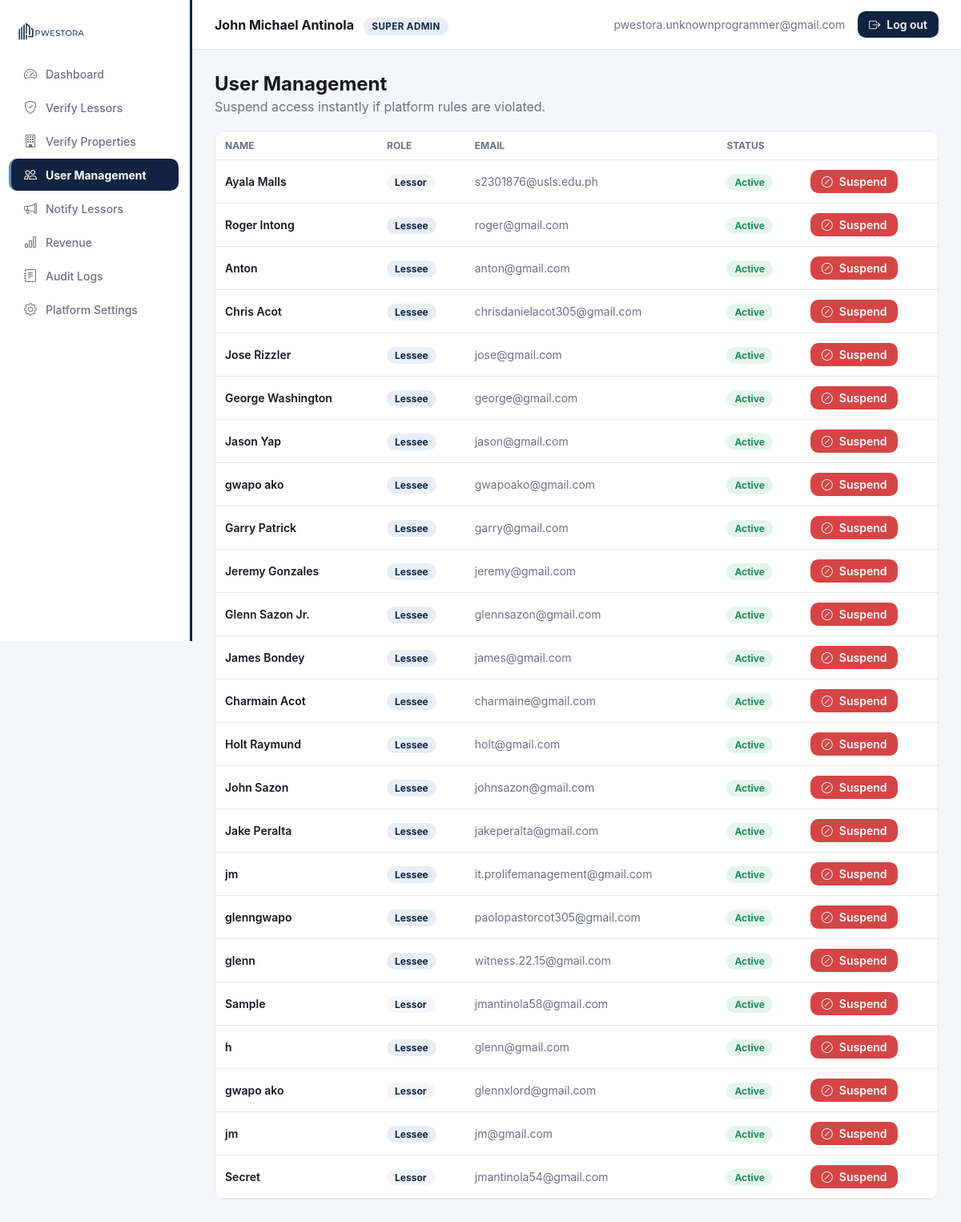
The app's page /dashboard.php?page=users (signed in), older data.
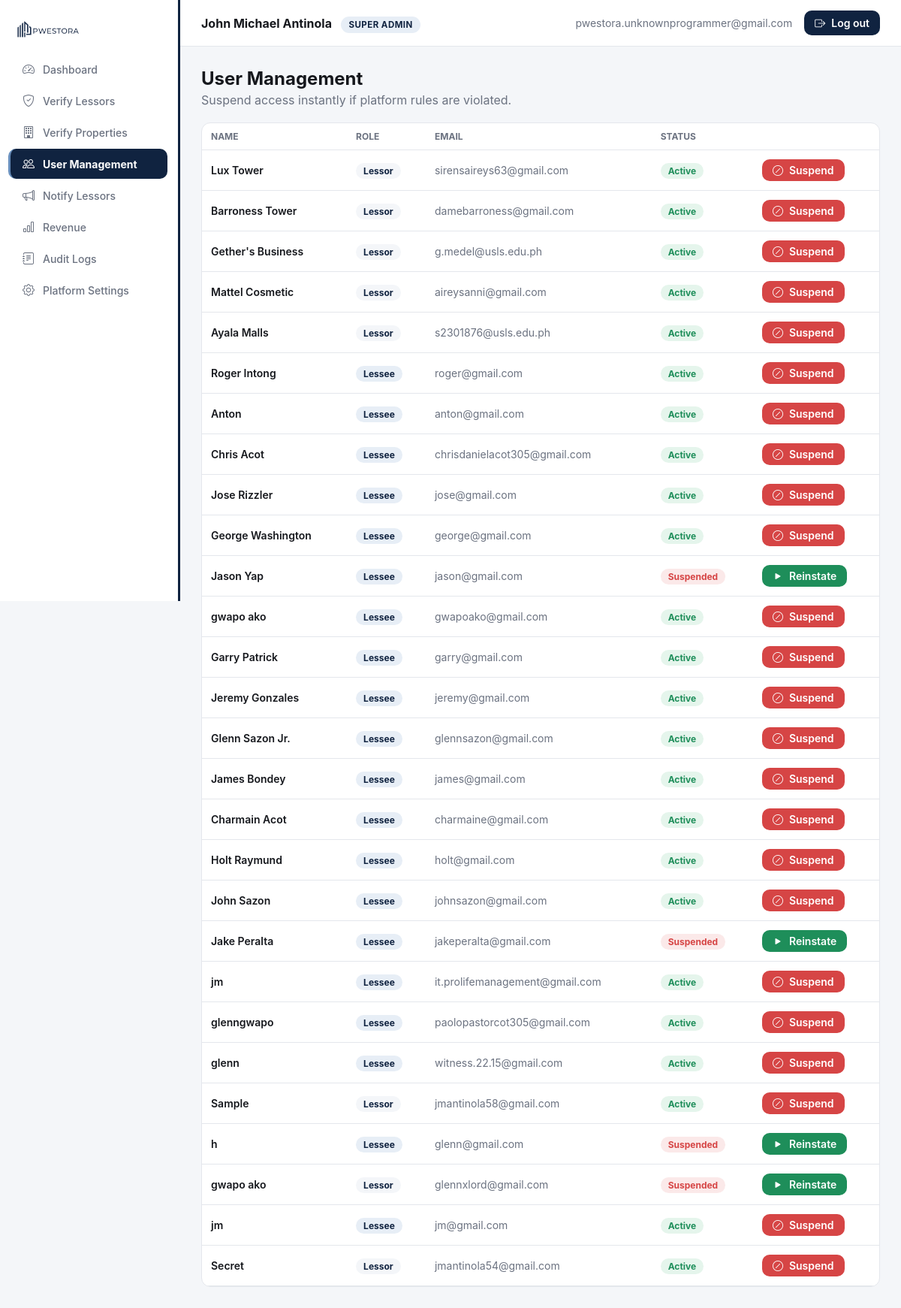
The same page, newer data.
### tables this page shows
CREATE TABLE `users` (
  `id` int(11) NOT NULL,
  `role` enum('lessor','superadmin','lessee') NOT NULL DEFAULT 'lessor',
  `status` enum('pending','active','suspended') NOT NULL DEFAULT 'pending',
  `company_name` varchar(150) DEFAULT NULL,
  `full_name` varchar(150) NOT NULL,
  `email` varchar(150) NOT NULL,
  `phone` varchar(30) DEFAULT NULL,
  `password_hash` varchar(255) NOT NULL,
  `api_token` varchar(64) DEFAULT NULL,
  `otp_code` varchar(6) DEFAULT NULL,
  `otp_expires_at` datetime DEFAULT NULL,
  `created_at` datetime NOT NULL DEFAULT current_timestamp(),
  `updated_at` datetime NOT NULL DEFAULT current_timestamp() ON UPDATE current_timestamp(),
  `avatar_url` varchar(255) DEFAULT NULL,
  `fcm_token` varchar(255) DEFAULT NULL
);

### public_html/includes/sidebar_nav.php (called while the page is built)
<?php
$NAV_BY_ROLE = [
    'lessor' => [
        ['id' => 'overview',      'label' => 'Dashboard',          'icon' => 'bi-speedometer2'],
        ['id' => 'listings',      'label' => 'My Properties',      'icon' => 'bi-building'],
        ['id' => 'applications',  'label' => 'Applications',       'icon' => 'bi-clipboard-check'],
        ['id' => 'tenants',       'label' => 'Tenants',            'icon' => 'bi-people'],
        ['id' => 'installments',  'label' => 'Installments',       'icon' => 'bi-wallet2'],
        ['id' => 'deposits',      'label' => 'Security Deposits',  'icon' => 'bi-shield-check'],
        ['id' => 'payments',      'label' => 'Rent Payments',      'icon' => 'bi-cash-coin'],
        ['id' => 'maintenance',   'label' => 'Maintenance',        'icon' => 'bi-tools'],
        ['id' => 'messages',      'label' => 'Messages',           'icon' => 'bi-chat-dots'],
        ['id' => 'violations',    'label' => 'Violations',         'icon' => 'bi-exclamation-triangle'],
        ['id' => 'analytics',     'label' => 'Analytics',          'icon' => 'bi-bar-chart'],
    ],
    'superadmin' => [
        ['id' => 'overview',    'label' => 'Dashboard',        'icon' => 'bi-speedometer2'],
        ['id' => 'lessors',     'label' => 'Verify Lessors',   'icon' => 'bi-shield-check'],
        ['id' => 'properties',  'label' => 'Verify Properties','icon' => 'bi-building'],
        ['id' => 'users',       'label' => 'User Management',  'icon' => 'bi-people'],
        ['id' => 'notify',      'label' => 'Notify Lessors',   'icon' => 'bi-megaphone'],
        ['id' => 'revenue',     'label' => 'Revenue',          'icon' => 'bi-bar-chart'],
        ['id' => 'audit',       'label' => 'Audit Logs',       'icon' => 'bi-journal-text'],
        ['id' => 'settings',    'label' => 'Platform Settings','icon' => 'bi-gear'],
    ],
];

### public_html/includes/auth.php (called while the page is built, shortened)
<?php
function current_user(): ?array {
    return $_SESSION['user'] ?? null;
}

### public_html/modules/users.php (the view, shortened to what this page needs)
<?php
$users = $pdo->query(
    "SELECT * FROM users WHERE role IN ('lessor', 'lessee') ORDER BY created_at DESC"
)->fetchAll();
?>
<h2 style="margin:0 0 4px;">User Management</h2>
<p style="color:var(--ink-500); margin:0 0 20px;">Suspend access instantly if platform rules are violated.</p>
<div class="card" style="padding:0; overflow:hidden;">
  <div class="table-scroll">
  <table>
    <thead><tr><th>Name</th><th>Role</th><th>Email</th><th>Status</th><th></th></tr></thead>
    <tbody>
      <?php if (!$users): ?>
        <tr><td colspan="5" style="text-align:center; color:var(--ink-500);">No users yet.</td></tr>
      <?php else: foreach ($users as $u): ?>
        <tr>
          <td style="font-weight:600;"><?= htmlspecialchars($u['role'] === 'lessor' ? $u['company_name'] : $u['full_name']) ?></td>
          <td>
            <?php if ($u['role'] === 'lessor'): ?>
              <span class="badge" style="background:var(--bg); color:var(--primary);">Lessor</span>
            <?php else: ?>
              <span class="badge" style="background:var(--accent-soft); color:var(--primary);">Lessee</span>
            <?php endif; ?>
          </td>
          <td style="color:var(--ink-500);"><?= htmlspecialchars($u['email']) ?></td>
          <td>
            <?php if ($u['status'] === 'active'): ?>
              <span class="badge badge-active">Active</span>
            <?php elseif ($u['status'] === 'pending'): ?>
              <span class="badge badge-pending">Pending</span>
            <?php else: ?>
              <span class="badge badge-suspended">Suspended</span>
            <?php endif; ?>
          </td>
          <td>
            <form method="POST" style="display:inline;">
              <?php if ($u['status'] === 'suspended'): ?>
                <button class="btn" style="background:var(--success); color:#fff; padding:6px 14px;" type="submit">
                  <i class="bi bi-play-fill"></i> Reinstate
                </button>
              <?php else: ?>
                <button class="btn" style="background:var(--error); color:#fff; padding:6px 14px;" type="submit">
                  <i class="bi bi-slash-circle"></i> Suspend
                </button>
              <?php endif; ?>
            </form>
          </td>
        </tr>
      <?php endforeach; endif; ?>
    </tbody>
  </table>
  </div>
</div>

### public_html/includes/header.php (shortened to what this page needs)
<?php
require_once __DIR__ . '/sidebar_nav.php';
$nav = $NAV_BY_ROLE[$user['role']] ?? [];
$roleLabel = $user['role'] === 'superadmin' ? 'Super Admin' : 'Admin (Lessor)';
?>
<!DOCTYPE html>
<html lang="en">
<head>
<link rel="stylesheet" href="/assets/css/style.css?v=13">
<link rel="stylesheet" href="https://cdn.jsdelivr.net/npm/bootstrap-icons@1.11.3/font/bootstrap-icons.css">
</head>
<body>
<div class="app-shell">
  <aside class="sidebar" id="sidebar">
    <div class="brand"><img src="/assets/img/logo-web.png?v=2" alt="Pwestora"></div>
    <nav>
      <?php foreach ($nav as $item): ?>
        <a class="nav-item <?= $page === $item['id'] ? 'active' : '' ?>"
           href="/dashboard.php?page=<?= $item['id'] ?>">
          <i class="bi <?= $item['icon'] ?>"></i> <span><?= $item['label'] ?></span>
        </a>
      <?php endforeach; ?>
    </nav>
  </aside>
  <div class="main">
    <div class="topbar">
      <div class="who">
        <div style="min-width:0;">
          <strong><?= htmlspecialchars($user['company'] ?: $user['name']) ?></strong>
          <span class="role-pill" style="margin-left:8px;"><?= $roleLabel ?></span>
        </div>
      </div>
      <div class="right">
        <span class="email-full"><?= htmlspecialchars($user['email']) ?></span>
        <a href="/logout.php" class="btn btn-primary" style="padding:8px 14px;">
          <i class="bi bi-box-arrow-right"></i> <span class="d-none-mobile">Log out</span>
        </a>
      </div>
    </div>
    <div class="content">

### public_html/dashboard.php (shortened to what this page needs)
<?php
require_once __DIR__ . '/includes/auth.php';
$user = current_user();
$page = preg_replace('/[^a-z_]/', '', $_GET['page'] ?? 'overview');
$moduleFile = ($page === 'overview')
    ? __DIR__ . "/modules/overview_{$user['role']}.php"
    : __DIR__ . "/modules/{$page}.php";
require __DIR__ . '/includes/header.php';
if (file_exists($moduleFile)) {
    require $moduleFile;
} else {
    echo '<div class="placeholder-note"><i class="bi bi-cone-striped" style="font-size:24px;"></i>
          <p>This module (' . htmlspecialchars($page) . ') hasn\'t been built yet — coming in the next phase.</p></div>';
}
require __DIR__ . '/includes/footer.php';

### public_html/includes/footer.php
    </div>
  </div>
</div>
</body>
</html>

### public_html/assets/css/style.css (style rules this page uses)
:root { --primary: #102340; --primary-light: #264875; --accent: #678EBC; --accent-soft: #E7EEF6; --tint: #CCD8E4; --steel: #888F96; --success: #1E8E5A; --success-soft: #E5F5EC; --warning: #E8A33D; --warning-soft: #FCF1E0; --error: #D64545; --error-soft: #FBE9E9; --ink-900: #16181D; --ink-500: #6B7280; --ink-300: #9AA6B5; --border: #E4E7EC; --surface: #FFFFFF; --bg: #F4F6F9; --radius: 12px; --sidebar-w: 240px; }
* { box-sizing: border-box; }
html { -webkit-text-size-adjust: 100%; }
body { margin: 0; font-family: -apple-system, "Segoe UI", Roboto, Helvetica, Arial, sans-serif; background: var(--bg); color: var(--ink-900); -webkit-font-smoothing: antialiased; }
a { text-decoration: none; color: inherit; }
img { max-width: 100%; display: block; }
.btn { display: inline-flex; align-items: center; justify-content: center; gap: 8px; padding: 12px 18px; border-radius: 10px; border: none; font-weight: 600; font-size: 14px; cursor: pointer; font-family: inherit; transition: background .15s, transform .05s; }
.btn-primary { background: var(--primary); color: #fff; width: 100%; }
.app-shell { display: flex; min-height: 100vh; }
.sidebar { width: var(--sidebar-w); background: var(--surface); color: var(--ink-900); padding: 20px 14px; flex-shrink: 0; position: sticky; top: 0; height: 100vh; overflow-y: auto; transition: transform .25s ease; border-right: 3px solid var(--primary); z-index: 40; }
.sidebar .brand { padding: 6px 8px 22px; }
.sidebar .brand img { height: 24px; width: auto; display: block; }
.nav-item { display: flex; align-items: center; gap: 10px; padding: 10px 12px 10px 15px; border-radius: 10px; font-size: 14px; font-weight: 500; color: var(--ink-500); margin-bottom: 2px; border-left: 3px solid transparent; margin-left: -3px; }
.nav-item.active { background: var(--primary); color: #fff; font-weight: 700; border-left: 3px solid var(--accent); }
.nav-item i { font-size: 16px; width: 18px; text-align: center; }
.main { flex: 1; min-width: 0; }
.topbar { display: flex; align-items: center; justify-content: space-between; padding: 14px 28px; background: var(--surface); border-bottom: 1px solid var(--border); position: sticky; top: 0; z-index: 30; gap: 12px; }
.topbar .who { display: flex; align-items: center; gap: 10px; min-width: 0; }
.topbar .who strong { white-space: nowrap; overflow: hidden; text-overflow: ellipsis; }
.topbar .role-pill { background: var(--accent-soft); color: var(--primary); font-size: 11.5px; font-weight: 700; padding: 4px 10px; border-radius: 999px; text-transform: uppercase; letter-spacing: .04em; white-space: nowrap; }
.topbar .right { display: flex; align-items: center; gap: 16px; flex-shrink: 0; }
.topbar .email-full { color: var(--ink-500); font-size: 14px; }
.content { padding: 28px; max-width: 1280px; }
.card { background: var(--surface); border: 1px solid var(--border); border-radius: var(--radius); padding: 20px; margin-bottom: 20px; }
.table-scroll { width: 100%; overflow-x: auto; -webkit-overflow-scrolling: touch; }
table { width: 100%; border-collapse: collapse; font-size: 14px; min-width: 560px; }
th { text-align: left; color: var(--ink-500); font-size: 12px; text-transform: uppercase; padding: 10px 12px; border-bottom: 1px solid var(--border); white-space: nowrap; }
td { padding: 12px; border-bottom: 1px solid var(--border); }
.badge { padding: 3px 10px; border-radius: 999px; font-size: 12px; font-weight: 700; white-space: nowrap; }
.badge-approved, .badge-active, .badge-verified { background: var(--success-soft); color: var(--success); }
.badge-rejected, .badge-suspended { background: var(--error-soft); color: var(--error); }

Row changes from the older to the newer data that the page shows:
added users: company_name "Lux Tower", role "Lessor", email "sirensaireys63@gmail.com", status "Active"
added users: company_name "Barroness Tower", role "Lessor", email "damebarroness@gmail.com", status "Active"
added users: company_name "Gether's Business", role "Lessor", email "g.medel@usls.edu.ph", status "Active"
added users: company_name "Mattel Cosmetic", role "Lessor", email "aireysanni@gmail.com", status "Active"
changed users "Jason Yap": status "Active Suspend" → "Suspended Reinstate"
changed users "Jake Peralta": status "Active Suspend" → "Suspended Reinstate"
changed users "glenn@gmail.com": status "Active Suspend" → "Suspended Reinstate"
changed users "glennxlord@gmail.com": status "Active Suspend" → "Suspended Reinstate"
